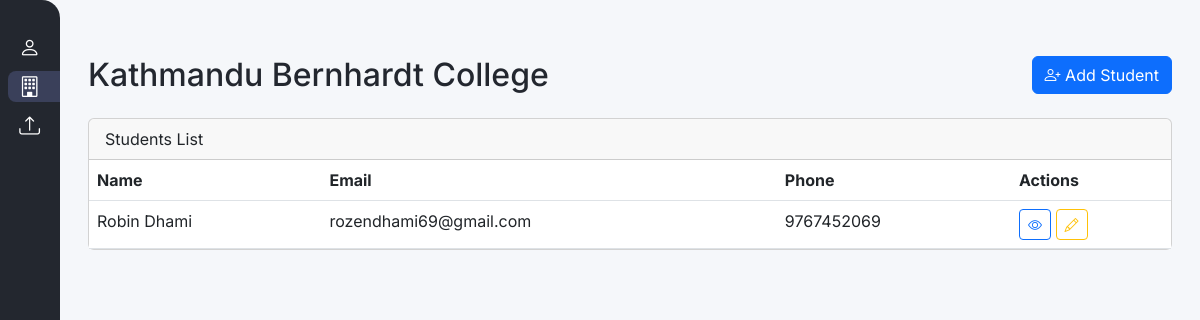
The page /dashboard/college_details/1/ on the database its author committed.
### vcards/models.py (models this page shows, shortened)
class College(models.Model):
    name = models.CharField(max_length=255, unique=True)
    slogan = models.CharField(max_length=255, blank=True, null=True)
    address = models.CharField(max_length=255, blank=True, null=True)
    logo = models.ImageField(upload_to='college_logos/', blank=True, null=True)
    website = models.URLField(blank=True, null=True)
    email = models.EmailField(blank=True, null=True)
    phone = models.CharField(max_length=20, blank=True, null=True)
    description = models.TextField(blank=True, null=True)
    created_at = models.DateTimeField(auto_now_add=True)

class BaseProfile(models.Model):
    name = models.CharField(max_length=255)
    phone = models.CharField(max_length=20)
    email = models.EmailField()
    bio = models.TextField(blank=True, null=True)
    username = models.CharField(max_length=150, unique=True)
    password = models.CharField(max_length=128)  # store hashed version
    profile_photo = models.ImageField(upload_to='profile_photos/', blank=True, null=True)
    cover_photo = models.ImageField(upload_to='cover_photos/', blank=True, null=True)
    skills = models.ManyToManyField(Skill, blank=True)
    show_portfolio = models.BooleanField(default=True)
    show_contact_card = models.BooleanField(default=True)
    facebook = models.URLField(blank=True, null=True)
    instagram = models.URLField(blank=True, null=True)
    twitter = models.URLField(blank=True, null=True)
    linkedin = models.URLField(blank=True, null=True)
    youtube = models.URLField(blank=True, null=True)
    tiktok = models.URLField(blank=True, null=True)
    github = models.URLField(blank=True, null=True)
    figma = models.URLField(blank=True, null=True)
    upwork = models.URLField(blank=True, null=True)
    website = models.URLField(blank=True, null=True)
    views = models.PositiveIntegerField(default=0)
    contact_clicks = models.PositiveIntegerField(default=0)
    downloads = models.PositiveIntegerField(default=0)
    created_at = models.DateTimeField(auto_now_add=True)
    class Meta:
        abstract = True

class StudentProfile(BaseProfile):
    college = models.ForeignKey(College, on_delete=models.CASCADE, related_name='students')

### vcards/views.py (the view)
# urls.py: path('dashboard/college_details/<int:college_id>/', college_details, name='college_details'),
def college_details(request, college_id):
    college = get_object_or_404(College, id=college_id)
    students = college.students.all()
    return render(request, 'college_details.html', {'college': college, 'students': students})

### vcards/Templates/college_details.html (shortened to what this page needs)
{% extends "base.html" %}
{% block content %}
<div class="container py-4">
    <div class="d-flex justify-content-between align-items-center mb-4">
        <h2 class="mb-0">{{ college.name }}</h2>
        <a href="{% url 'add_student_to_college' college.id %}?college={{ college.id }}" class="btn btn-primary">
            <i class="bi bi-person-plus"></i> Add Student
        </a>
    </div>
    <div class="card">
        <div class="card-header">
            Students List
        </div>
        <div class="card-body p-0">
            {% if students %}
            <div class="table-responsive">
                <table class="table table-hover mb-0">
                    <thead>
                        <tr>
                            <th>Name</th>
                            <th>Email</th>
                            <th>Phone</th>
                            <th style="width:160px;">Actions</th>
                        </tr>
                    </thead>
                    <tbody>
                        {% for student in students %}
                        <tr>
                            <td>{{ student.name }}</td>
                            <td>{{ student.email }}</td>
                            <td>{{ student.phone }}</td>
                            <td>
<button type="button" class="btn btn-sm btn-outline-primary" data-bs-toggle="modal" data-bs-target="#profileChoiceModal" data-student-id="{{ student.id }}" title="View Profile">
    <a href="{% url 'student_profile_choice' student.id %}">
         <i class="bi bi-eye"></i>
    </a>
</button>
                                <a href="{% url 'edit_student_auth' student.id %}" class="btn btn-sm btn-outline-warning" title="Edit">
                                    <i class="bi bi-pencil"></i>
                                </a>
                            </td>
                        </tr>
                        {% endfor %}
                    </tbody>
                </table>
            </div>
            {% else %}
                <div class="p-4 text-center text-muted">No students found for this college.</div>
            {% endif %}
        </div>
    </div>
</div>
{% endblock %}

### vcards/Templates/base.html (style rules this page uses)
body { font-family: 'Inter', Arial, sans-serif; background: #f5f7fa; color: #23272f; }

### rows shown on the page
College: name "Kathmandu Bernhardt College"
StudentProfile: name "Robin Dhami", email "rozendhami69@gmail.com", phone "9767452069"
